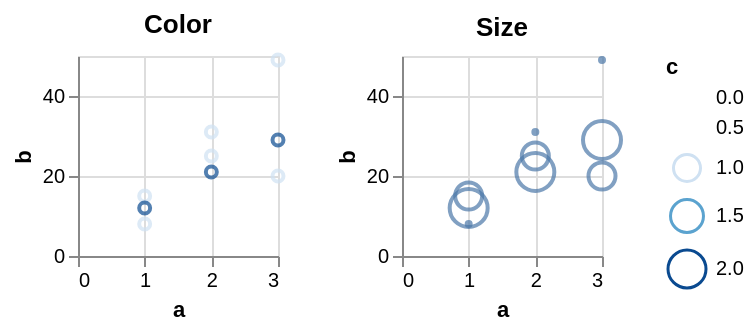

Source (Vega-Lite JSON):
### Vega-Lite specification from a JSON file in a GitHub repository (floating-point values rounded to 4 significant figures)
{"$schema": "https://vega.github.io/schema/vega-lite/v6.json", "description": "Testing invalid", "data": {"values": [{"a": 1, "b": 15, "c": 1}, {"a": 2, "b": 25, "c": 1}, {"a": 3, "b": 20, "c": 1}, {"a": 1, "b": 12, "c": 2}, {"a": 2, "b": 21, "c": 2}, {"a": 3, "b": 29, "c": 2}, {"a": 1, "b": 8, "c": null}, {"a": 2, "b": 31, "c": null}, {"a": 3, "b": 49, "c": null}]}, "config": {"mark": {"invalid": "show", "tooltip": true}}, "concat": [{"title": "Color", "width": 100, "height": 100, "mark": "point", "encoding": {"x": {"field": "a", "type": "quantitative"}, "y": {"field": "b", "type": "quantitative"}, "color": {"field": "c", "type": "quantitative"}}}, {"title": "Size", "width": 100, "height": 100, "mark": "point", "encoding": {"x": {"field": "a", "type": "quantitative"}, "y": {"field": "b", "type": "quantitative"}, "size": {"field": "c", "type": "quantitative"}}}]}
